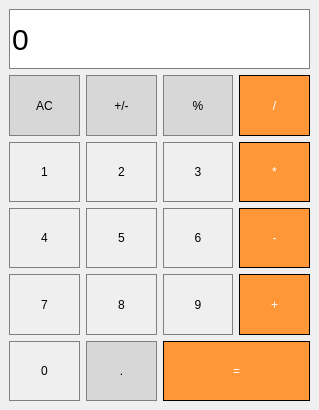
<?xml version="1.0" encoding="UTF-8"?>
<ui version="4.0">
 <class>MainWindow</class>
 <widget class="QMainWindow" name="MainWindow">
  <property name="geometry">
   <rect>
    <x>0</x>
    <y>0</y>
    <width>319</width>
    <height>410</height>
   </rect>
  </property>
  <property name="windowTitle">
   <string>MainWindow</string>
  </property>
  <widget class="QWidget" name="centralwidget">
   <layout class="QGridLayout" name="gridLayout">
    <item row="3" column="0">
     <widget class="QPushButton" name="btn_4">
      <property name="sizePolicy">
       <sizepolicy hsizetype="Preferred" vsizetype="Preferred">
        <horstretch>0</horstretch>
        <verstretch>0</verstretch>
       </sizepolicy>
      </property>
      <property name="styleSheet">
       <string notr="true">QPushButton {
	border: 1px solid gray;
}

QPushButton:pressed {
	background-color: qlineargradient(x1: 0, y1: 0, x2: 0, y2: 1, 
	stop: 0 #dadbde, stop: 1 #f6f7fa);
}</string>
      </property>
      <property name="text">
       <string>4</string>
      </property>
     </widget>
    </item>
    <item row="5" column="1">
     <widget class="QPushButton" name="btn_point">
      <property name="sizePolicy">
       <sizepolicy hsizetype="Minimum" vsizetype="Preferred">
        <horstretch>0</horstretch>
        <verstretch>0</verstretch>
       </sizepolicy>
      </property>
      <property name="styleSheet">
       <string notr="true">QPushButton {
	background-color: rgb(215, 215, 215);
	border: 1px solid gray;
}

QPushButton:pressed {
	background-color: qlineargradient(x1: 0, y1: 0, x2: 0, y2: 1,
	stop: 0 #bebebe, stop: 1 #d7d7d7);
}</string>
      </property>
      <property name="text">
       <string>.</string>
      </property>
     </widget>
    </item>
    <item row="3" column="3">
     <widget class="QPushButton" name="btn_subtract">
      <property name="sizePolicy">
       <sizepolicy hsizetype="Preferred" vsizetype="Preferred">
        <horstretch>0</horstretch>
        <verstretch>0</verstretch>
       </sizepolicy>
      </property>
      <property name="styleSheet">
       <string notr="true">QPushButton {
	border: 1px solid gary;
	color: white;
	background-color: rgb(255, 151, 57);
}

QPushButton:pressed {
	background-color: qlineargradient(x1: 0, y1: 0, x2: 0, y2: 1,
	stop: 0 #ff7832, stop: 1 #ff9739);
}
</string>
      </property>
      <property name="text">
       <string>-</string>
      </property>
     </widget>
    </item>
    <item row="2" column="2">
     <widget class="QPushButton" name="btn_3">
      <property name="sizePolicy">
       <sizepolicy hsizetype="Preferred" vsizetype="Preferred">
        <horstretch>0</horstretch>
        <verstretch>0</verstretch>
       </sizepolicy>
      </property>
      <property name="styleSheet">
       <string notr="true">QPushButton {
	border: 1px solid gray;
}

QPushButton:pressed {
	background-color: qlineargradient(x1: 0, y1: 0, x2: 0, y2: 1, 
	stop: 0 #dadbde, stop: 1 #f6f7fa);
}</string>
      </property>
      <property name="text">
       <string>3</string>
      </property>
     </widget>
    </item>
    <item row="4" column="1">
     <widget class="QPushButton" name="btn_8">
      <property name="sizePolicy">
       <sizepolicy hsizetype="Minimum" vsizetype="Preferred">
        <horstretch>0</horstretch>
        <verstretch>0</verstretch>
       </sizepolicy>
      </property>
      <property name="styleSheet">
       <string notr="true">QPushButton {
	border: 1px solid gray;
}

QPushButton:pressed {
	background-color: qlineargradient(x1: 0, y1: 0, x2: 0, y2: 1, 
	stop: 0 #dadbde, stop: 1 #f6f7fa);
}</string>
      </property>
      <property name="text">
       <string>8</string>
      </property>
     </widget>
    </item>
    <item row="3" column="1">
     <widget class="QPushButton" name="btn_5">
      <property name="sizePolicy">
       <sizepolicy hsizetype="Preferred" vsizetype="Preferred">
        <horstretch>0</horstretch>
        <verstretch>0</verstretch>
       </sizepolicy>
      </property>
      <property name="styleSheet">
       <string notr="true">QPushButton {
	border: 1px solid gray;
}

QPushButton:pressed {
	background-color: qlineargradient(x1: 0, y1: 0, x2: 0, y2: 1, 
	stop: 0 #dadbde, stop: 1 #f6f7fa);
}</string>
      </property>
      <property name="text">
       <string>5</string>
      </property>
     </widget>
    </item>
    <item row="5" column="0">
     <widget class="QPushButton" name="btn_0">
      <property name="sizePolicy">
       <sizepolicy hsizetype="Minimum" vsizetype="Preferred">
        <horstretch>0</horstretch>
        <verstretch>0</verstretch>
       </sizepolicy>
      </property>
      <property name="styleSheet">
       <string notr="true">QPushButton {
	border: 1px solid gray;
}

QPushButton:pressed {
	background-color: qlineargradient(x1: 0, y1: 0, x2: 0, y2: 1, 
	stop: 0 #dadbde, stop: 1 #f6f7fa);
}</string>
      </property>
      <property name="text">
       <string>0</string>
      </property>
     </widget>
    </item>
    <item row="4" column="3">
     <widget class="QPushButton" name="btn_add">
      <property name="sizePolicy">
       <sizepolicy hsizetype="Minimum" vsizetype="Preferred">
        <horstretch>0</horstretch>
        <verstretch>0</verstretch>
       </sizepolicy>
      </property>
      <property name="styleSheet">
       <string notr="true">QPushButton {
	border: 1px solid gary;
	color: white;
	background-color: rgb(255, 151, 57);
}

QPushButton:pressed {
	background-color: qlineargradient(x1: 0, y1: 0, x2: 0, y2: 1,
	stop: 0 #ff7832, stop: 1 #ff9739);
}
</string>
      </property>
      <property name="text">
       <string>+</string>
      </property>
     </widget>
    </item>
    <item row="3" column="2">
     <widget class="QPushButton" name="btn_6">
      <property name="sizePolicy">
       <sizepolicy hsizetype="Preferred" vsizetype="Preferred">
        <horstretch>0</horstretch>
        <verstretch>0</verstretch>
       </sizepolicy>
      </property>
      <property name="styleSheet">
       <string notr="true">QPushButton {
	border: 1px solid gray;
}

QPushButton:pressed {
	background-color: qlineargradient(x1: 0, y1: 0, x2: 0, y2: 1, 
	stop: 0 #dadbde, stop: 1 #f6f7fa);
}</string>
      </property>
      <property name="text">
       <string>6</string>
      </property>
     </widget>
    </item>
    <item row="2" column="1">
     <widget class="QPushButton" name="btn_2">
      <property name="sizePolicy">
       <sizepolicy hsizetype="Preferred" vsizetype="Preferred">
        <horstretch>0</horstretch>
        <verstretch>0</verstretch>
       </sizepolicy>
      </property>
      <property name="styleSheet">
       <string notr="true">QPushButton {
	border: 1px solid gray;
}

QPushButton:pressed {
	background-color: qlineargradient(x1: 0, y1: 0, x2: 0, y2: 1, 
	stop: 0 #dadbde, stop: 1 #f6f7fa);
}</string>
      </property>
      <property name="text">
       <string>2</string>
      </property>
     </widget>
    </item>
    <item row="2" column="0">
     <widget class="QPushButton" name="btn_1">
      <property name="sizePolicy">
       <sizepolicy hsizetype="Preferred" vsizetype="Preferred">
        <horstretch>0</horstretch>
        <verstretch>0</verstretch>
       </sizepolicy>
      </property>
      <property name="styleSheet">
       <string notr="true">QPushButton {
	border: 1px solid gray;
}

QPushButton:pressed {
	background-color: qlineargradient(x1: 0, y1: 0, x2: 0, y2: 1, 
	stop: 0 #dadbde, stop: 1 #f6f7fa);
}</string>
      </property>
      <property name="text">
       <string>1</string>
      </property>
     </widget>
    </item>
    <item row="4" column="2">
     <widget class="QPushButton" name="btn_9">
      <property name="sizePolicy">
       <sizepolicy hsizetype="Minimum" vsizetype="Preferred">
        <horstretch>0</horstretch>
        <verstretch>0</verstretch>
       </sizepolicy>
      </property>
      <property name="styleSheet">
       <string notr="true">QPushButton {
	border: 1px solid gray;
}

QPushButton:pressed {
	background-color: qlineargradient(x1: 0, y1: 0, x2: 0, y2: 1, 
	stop: 0 #dadbde, stop: 1 #f6f7fa);
}</string>
      </property>
      <property name="text">
       <string>9</string>
      </property>
     </widget>
    </item>
    <item row="0" column="0" colspan="4">
     <widget class="QLineEdit" name="output_line">
      <property name="sizePolicy">
       <sizepolicy hsizetype="Minimum" vsizetype="Minimum">
        <horstretch>0</horstretch>
        <verstretch>0</verstretch>
       </sizepolicy>
      </property>
      <property name="autoFillBackground">
       <bool>false</bool>
      </property>
      <property name="styleSheet">
       <string notr="true">QWidget{
	font: 30px;
	qproperty-alignment: 'AlignVCenter | AlignRight';
	border: 1px solid gray;
}</string>
      </property>
      <property name="text">
       <string>0</string>
      </property>
      <property name="maxLength">
       <number>32767</number>
      </property>
      <property name="echoMode">
       <enum>QLineEdit::Normal</enum>
      </property>
      <property name="cursorPosition">
       <number>1</number>
      </property>
      <property name="readOnly">
       <bool>true</bool>
      </property>
     </widget>
    </item>
    <item row="4" column="0">
     <widget class="QPushButton" name="btn_7">
      <property name="sizePolicy">
       <sizepolicy hsizetype="Minimum" vsizetype="Preferred">
        <horstretch>0</horstretch>
        <verstretch>0</verstretch>
       </sizepolicy>
      </property>
      <property name="styleSheet">
       <string notr="true">QPushButton {
	border: 1px solid gray;
}

QPushButton:pressed {
	background-color: qlineargradient(x1: 0, y1: 0, x2: 0, y2: 1, 
	stop: 0 #dadbde, stop: 1 #f6f7fa);
}</string>
      </property>
      <property name="text">
       <string>7</string>
      </property>
     </widget>
    </item>
    <item row="1" column="3">
     <widget class="QPushButton" name="btn_divide">
      <property name="sizePolicy">
       <sizepolicy hsizetype="Preferred" vsizetype="Preferred">
        <horstretch>0</horstretch>
        <verstretch>0</verstretch>
       </sizepolicy>
      </property>
      <property name="autoFillBackground">
       <bool>false</bool>
      </property>
      <property name="styleSheet">
       <string notr="true">QPushButton {
	border: 1px solid gary;
	color: white;
	background-color: rgb(255, 151, 57);
}

QPushButton:pressed {
	background-color: qlineargradient(x1: 0, y1: 0, x2: 0, y2: 1,
	stop: 0 #ff7832, stop: 1 #ff9739);
}
</string>
      </property>
      <property name="text">
       <string>/</string>
      </property>
      <property name="autoDefault">
       <bool>false</bool>
      </property>
      <property name="default">
       <bool>false</bool>
      </property>
      <property name="flat">
       <bool>false</bool>
      </property>
     </widget>
    </item>
    <item row="5" column="2" colspan="2">
     <widget class="QPushButton" name="btn_equal">
      <property name="sizePolicy">
       <sizepolicy hsizetype="Minimum" vsizetype="Preferred">
        <horstretch>0</horstretch>
        <verstretch>0</verstretch>
       </sizepolicy>
      </property>
      <property name="styleSheet">
       <string notr="true">QPushButton {
	border: 1px solid gary;
	color: white;
	background-color: rgb(255, 151, 57);
}

QPushButton:pressed {
	background-color: qlineargradient(x1: 0, y1: 0, x2: 0, y2: 1,
	stop: 0 #ff7832, stop: 1 #ff9739);
}
</string>
      </property>
      <property name="text">
       <string>=</string>
      </property>
     </widget>
    </item>
    <item row="2" column="3">
     <widget class="QPushButton" name="btn_multiply">
      <property name="sizePolicy">
       <sizepolicy hsizetype="Preferred" vsizetype="Preferred">
        <horstretch>0</horstretch>
        <verstretch>0</verstretch>
       </sizepolicy>
      </property>
      <property name="styleSheet">
       <string notr="true">QPushButton {
	border: 1px solid gary;
	color: white;
	background-color: rgb(255, 151, 57);
}

QPushButton:pressed {
	background-color: qlineargradient(x1: 0, y1: 0, x2: 0, y2: 1,
	stop: 0 #ff7832, stop: 1 #ff9739);
}
</string>
      </property>
      <property name="text">
       <string>*</string>
      </property>
     </widget>
    </item>
    <item row="1" column="2">
     <widget class="QPushButton" name="btn_percent">
      <property name="sizePolicy">
       <sizepolicy hsizetype="Preferred" vsizetype="Preferred">
        <horstretch>0</horstretch>
        <verstretch>0</verstretch>
       </sizepolicy>
      </property>
      <property name="autoFillBackground">
       <bool>false</bool>
      </property>
      <property name="styleSheet">
       <string notr="true">QPushButton {
	background-color: rgb(215, 215, 215);
	border: 1px solid gray;
}

QPushButton:pressed {
	background-color: qlineargradient(x1: 0, y1: 0, x2: 0, y2: 1,
	stop: 0 #bebebe, stop: 1 #d7d7d7);
}</string>
      </property>
      <property name="text">
       <string>%</string>
      </property>
      <property name="autoDefault">
       <bool>false</bool>
      </property>
      <property name="default">
       <bool>false</bool>
      </property>
      <property name="flat">
       <bool>false</bool>
      </property>
     </widget>
    </item>
    <item row="1" column="0">
     <widget class="QPushButton" name="btn_clear">
      <property name="sizePolicy">
       <sizepolicy hsizetype="Preferred" vsizetype="Preferred">
        <horstretch>0</horstretch>
        <verstretch>0</verstretch>
       </sizepolicy>
      </property>
      <property name="autoFillBackground">
       <bool>false</bool>
      </property>
      <property name="styleSheet">
       <string notr="true">QPushButton {
	background-color: rgb(215, 215, 215);
	border: 1px solid gray;
}

QPushButton:pressed {
	background-color: qlineargradient(x1: 0, y1: 0, x2: 0, y2: 1,
	stop: 0 #bebebe, stop: 1 #d7d7d7);
}</string>
      </property>
      <property name="text">
       <string>AC</string>
      </property>
      <property name="autoDefault">
       <bool>false</bool>
      </property>
      <property name="default">
       <bool>false</bool>
      </property>
      <property name="flat">
       <bool>false</bool>
      </property>
     </widget>
    </item>
    <item row="1" column="1">
     <widget class="QPushButton" name="inversion_btn">
      <property name="sizePolicy">
       <sizepolicy hsizetype="Preferred" vsizetype="Preferred">
        <horstretch>0</horstretch>
        <verstretch>0</verstretch>
       </sizepolicy>
      </property>
      <property name="autoFillBackground">
       <bool>false</bool>
      </property>
      <property name="styleSheet">
       <string notr="true">QPushButton {
	background-color: rgb(215, 215, 215);
	border: 1px solid gray;
}

QPushButton:pressed {
	background-color: qlineargradient(x1: 0, y1: 0, x2: 0, y2: 1,
	stop: 0 #bebebe, stop: 1 #d7d7d7);
}</string>
      </property>
      <property name="text">
       <string>+/-</string>
      </property>
      <property name="autoDefault">
       <bool>false</bool>
      </property>
      <property name="default">
       <bool>false</bool>
      </property>
      <property name="flat">
       <bool>false</bool>
      </property>
     </widget>
    </item>
   </layout>
  </widget>
 </widget>
 <resources/>
 <connections/>
</ui>
